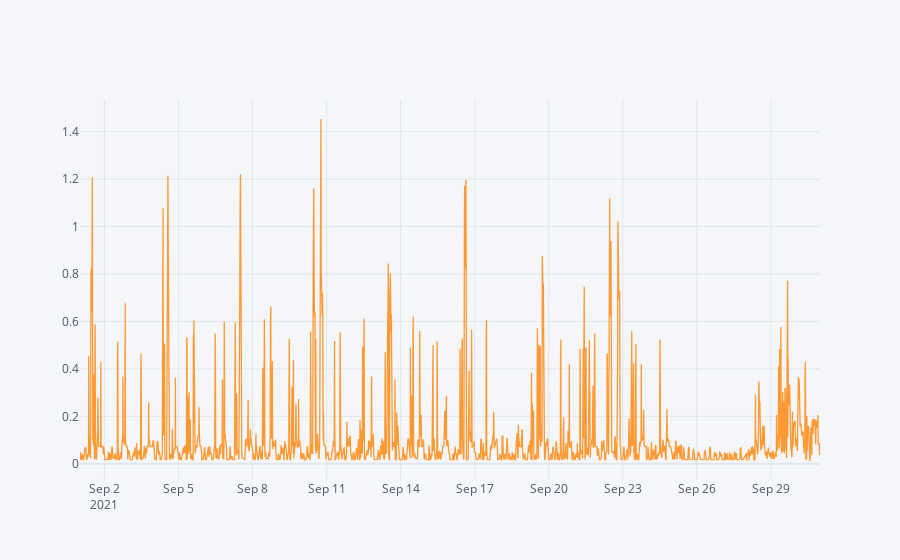

This figure's notebook cell:
### Code cell
df.iplot(x='timestamp', y="energy")

### Figure 1 — Plotly figure (JSON) as saved in the notebook; plotly's stock layout.template omitted (floating-point values rounded to 4 significant figures; data arrays with more than 128 entries replaced by an {"elided": "..."} marker saying what was removed)
{"data": [{"line": {"color": "rgba(255, 153, 51, 1.0)", "dash": "solid", "shape": "linear", "width": 1.3}, "mode": "lines", "name": "energy", "text": "", "type": "scatter", "x": {"elided": "2871 str values"}, "y": {"elided": "2871 float values"}}], "layout": {"legend": {"bgcolor": "#F5F6F9", "font": {"color": "#4D5663"}}, "paper_bgcolor": "#F5F6F9", "plot_bgcolor": "#F5F6F9", "title": {"font": {"color": "#4D5663"}}, "xaxis": {"gridcolor": "#E1E5ED", "showgrid": true, "tickfont": {"color": "#4D5663"}, "title": {"font": {"color": "#4D5663"}, "text": ""}, "zerolinecolor": "#E1E5ED"}, "yaxis": {"gridcolor": "#E1E5ED", "showgrid": true, "tickfont": {"color": "#4D5663"}, "title": {"font": {"color": "#4D5663"}, "text": ""}, "zerolinecolor": "#E1E5ED"}}}
